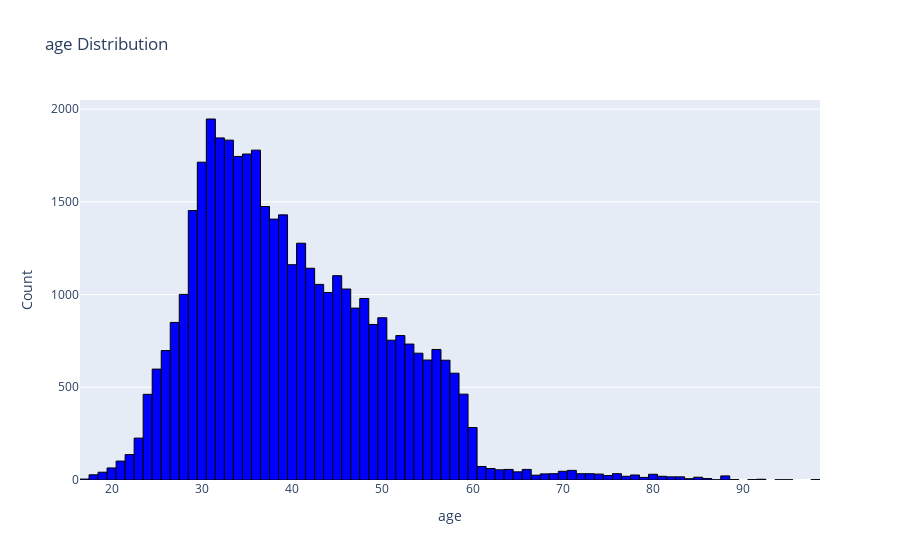

Notebook source saved alongside this figure:
### Code cell
parameter_dist(df, 'age')

### Figure 1 — Plotly figure (JSON) as saved in the notebook; plotly's stock layout.template omitted (floating-point values rounded to 4 significant figures; data arrays with more than 128 entries replaced by an {"elided": "..."} marker saying what was removed)
{"data": [{"alignmentgroup": "True", "bingroup": "x", "hovertemplate": "age=%{x}<br>count=%{y}<extra></extra>", "legendgroup": "", "marker": {"color": "blue", "line": {"color": "black", "width": 1}, "pattern": {"shape": ""}}, "name": "", "offsetgroup": "", "orientation": "v", "showlegend": false, "type": "histogram", "x": {"elided": "41176 int values"}, "xaxis": "x", "yaxis": "y"}], "layout": {"barmode": "relative", "legend": {"tracegroupgap": 0}, "title": {"text": "age Distribution"}, "xaxis": {"anchor": "y", "domain": [0, 1], "title": {"text": "age"}}, "yaxis": {"anchor": "x", "domain": [0, 1], "title": {"text": "Count"}}}}
